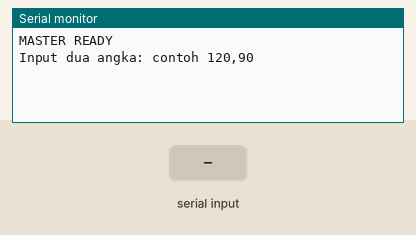
Simulated run of this sketch. Board: Arduino Uno, built with avr-gcc and run on an emulated ATmega328P. Shown: the last lines printed to the serial monitor. The inputs (shaded band) are chosen by the test bench.

Above: at 1.2 s.
1.3 s: "90,45\n" received over Serial
At 2.5 s:
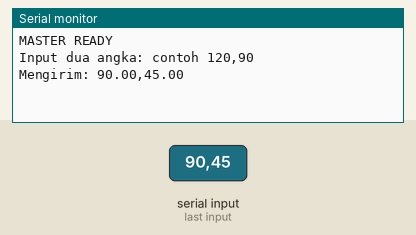
2.8 s: byte 10 ('\n') received over Serial
At 3.7 s:
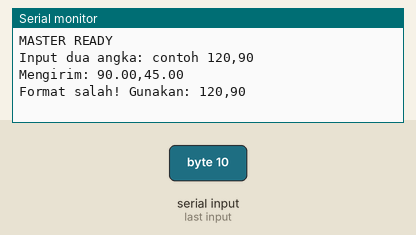
4.3 s: "30,150\n" received over Serial
At 4.9 s:
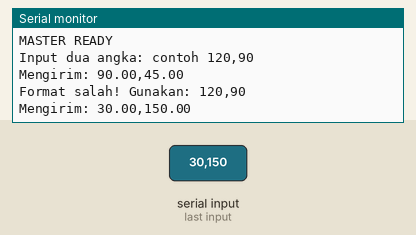

The sketch:

Master.ino
```cpp
#include <SoftwareSerial.h>

SoftwareSerial mySerial(5, 6); // RX, TX

String inputString = "";
bool newData = false;

void setup() {
  Serial.begin(115200);
  mySerial.begin(115200);

  Serial.println("MASTER READY");
  Serial.println("Input dua angka: contoh 120,90");
}

void loop() {
  serialEventHandler();

  if (newData) {
    newData = false;

    int comma = inputString.indexOf(',');
    if (comma == -1) {
      Serial.println("Format salah! Gunakan: 120,90");
      inputString = "";
      return;
    }

    float s1 = inputString.substring(0, comma).toFloat();
    float s2 = inputString.substring(comma + 1).toFloat();

    String kirim = String(s1) + "," + String(s2) + "\n";

    // kirim ke semua slave
    mySerial.print(kirim);

    Serial.print("Mengirim: ");
    Serial.println(kirim);

    inputString = "";
  }
}

void serialEventHandler() {
  while (Serial.available()) {
    char c = Serial.read();
    if (c=='\n' || c=='\r') newData = true;
    else inputString += c;
  }
}
```

Measured:
- after the input at 1.3 s, the serial monitor: prints a new line at once (image 1)
- after the input at 2.8 s, the serial monitor: prints a new line at once (image 2)
- after the input at 4.3 s, the serial monitor: prints a new line at once (image 3)
